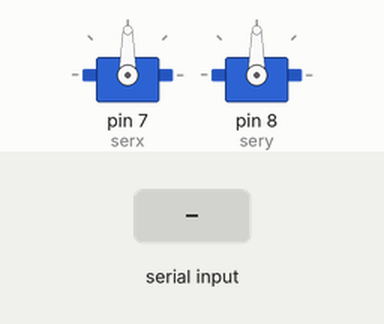
Bench run of a sketch on a simulated Arduino Uno, built with avr-gcc and run on an emulated ATmega328P. Shown: 2 × servo. Inputs (shaded band) come from the test bench.

Above: at 1.2 s.
1.3 s: "Y" received over Serial
At 2.7 s:
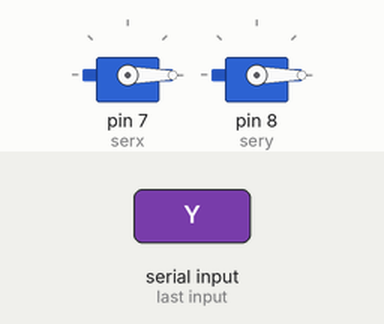
Timing chart, 0 to 4.3 s (numbered marks = the images above; inputs shaded):
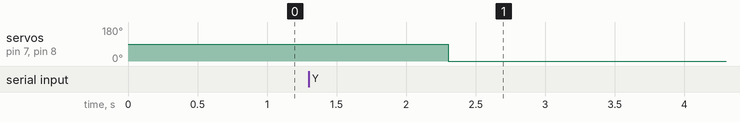

The sketch:

turretV1.ino
```cpp
#include <Servo.h>
Servo serx;
Servo sery;
String data;
bool calibrated = false;

void setup(){
    serx.attach(7);
    sery.attach(8);
    Serial.begin(9600);
    //Serial.setTimeout(2);
}

void loop(){
    if(calibrated != true){
        serx.write(90);
        sery.write(90);
        calibrated = true;
    }
}

void serialEvent(){
    data = Serial.readString();
    data.remove(0,1);
    data.remove(data.end());
    serx.write(translateX(data));
    sery.write(translateY(data));
}

int translateX(String datainput){
    datainput.remove(datainput.indexOf("Y"));
    datainput.remove(datainput.indexOf("X"),1);
    return datainput.toInt();
}

int translateY(String datainput){
    datainput.remove(0,datainput.indexOf("Y") + 1);
    return datainput.toInt();
}
```

Measured:
- after the input at 1.3 s, servo on pin 7 (serx), servo on pin 8 (sery): 90° → 0° after 1.0 s
